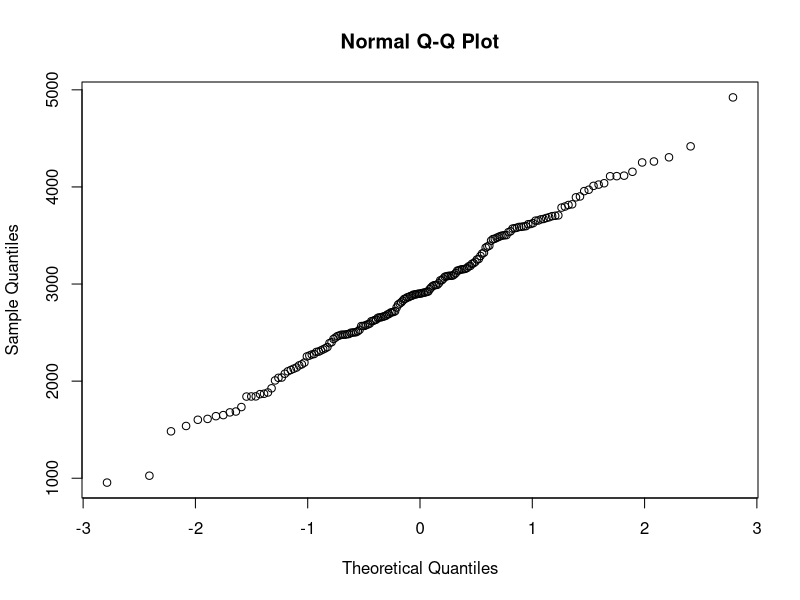
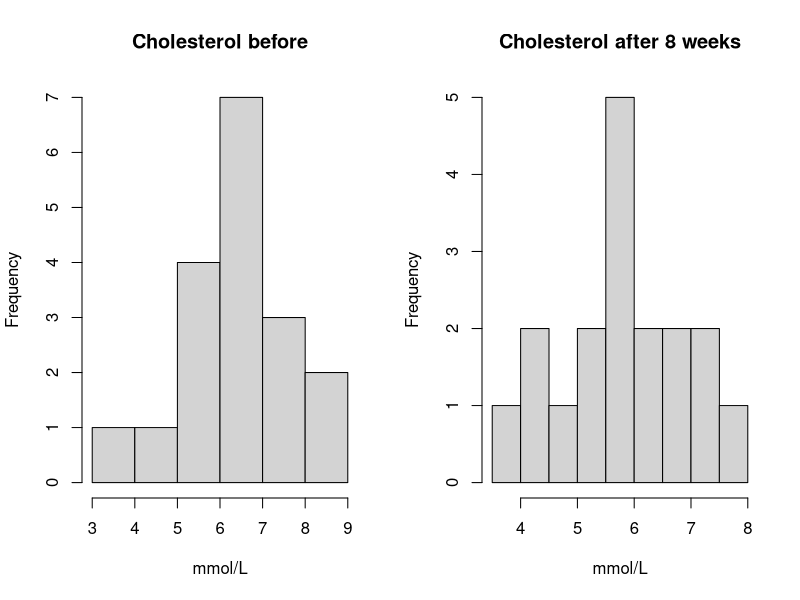
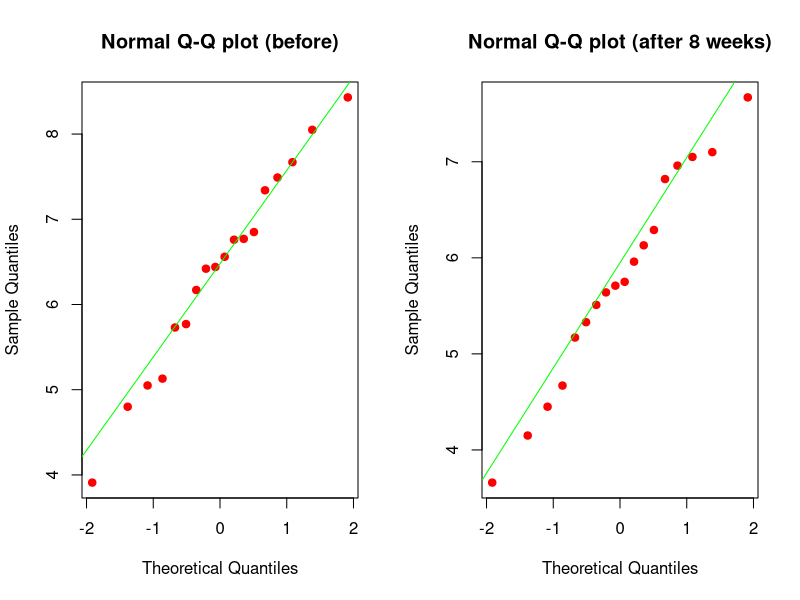
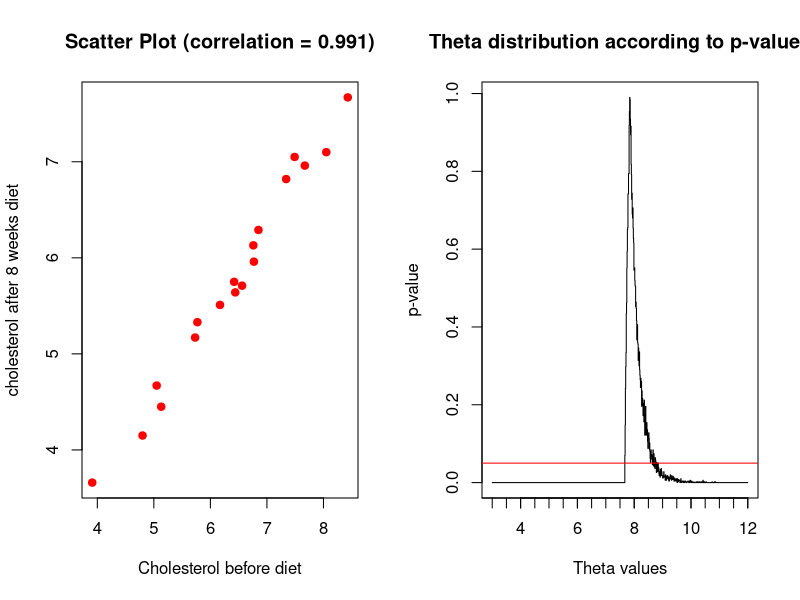
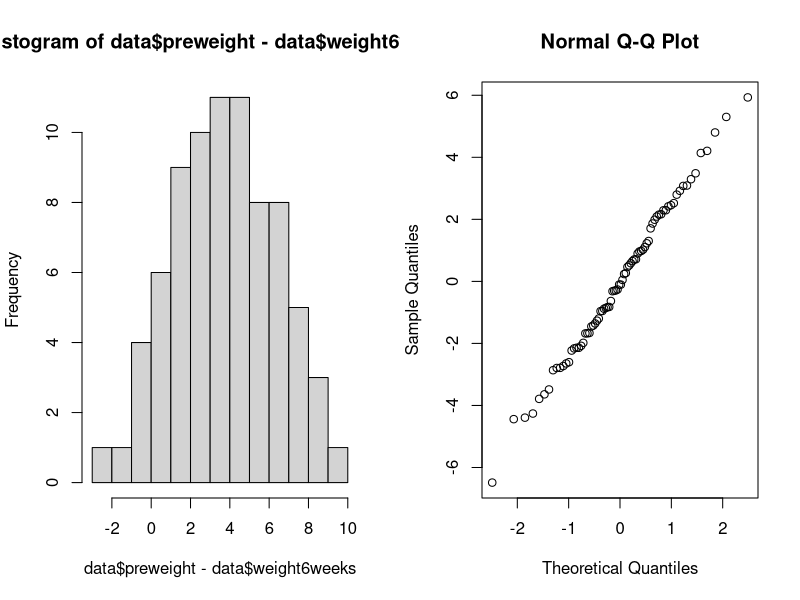
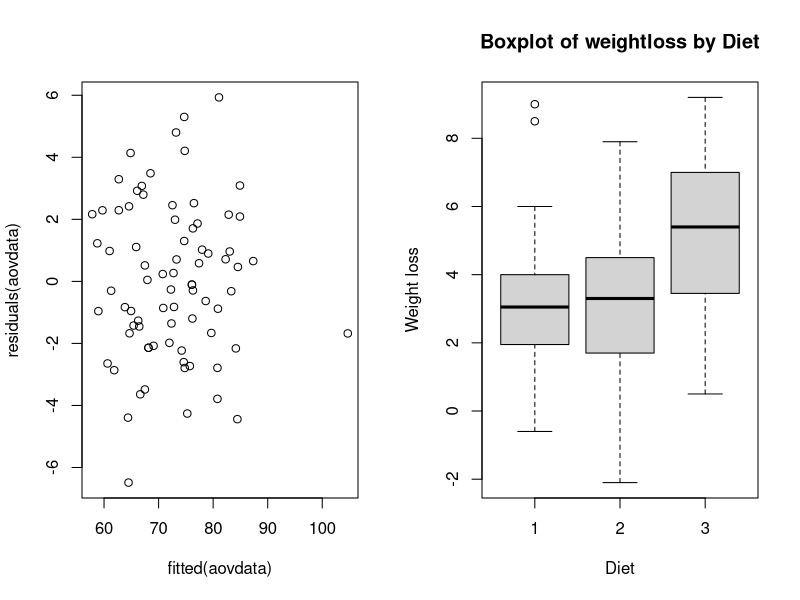
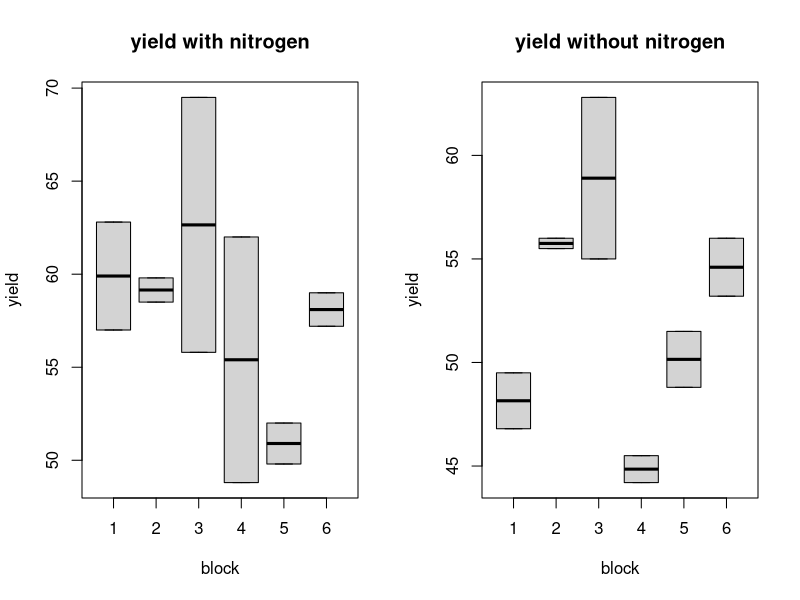
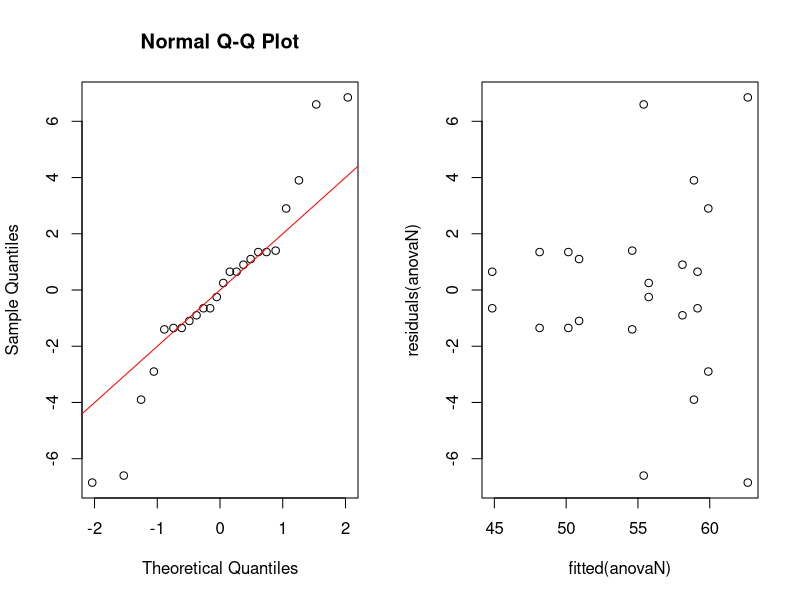

The R script that drew these images, in order:
## ---- chunk 1
knitr::opts_chunk$set(echo = TRUE)
## ---- chunk 2
  options(digits=4)
## ---- chunk 3
  df <- read.csv('Data/birthweight.txt')
  shapiro.test(df$birthweight)[2]
  qqnorm(df$birthweight)
## ---- chunk 4
  options(digits=8)
## ---- chunk 5
  n = nrow(df)
  mu = mean(df$birthweight)
  s = sd(df$birthweight)
  z_98p = 2.05 # value from z score table for 98th percentile
  m = z_98p*s/sqrt(n) # m = 1.96s/sqrt(n)
  bounded_CI = c(mu - m, mu + m); bounded_CI #bounded 96% CI for mu
## ---- chunk 6
  options(digits=6)
## ---- chunk 7
get_m = function(n) {
  s = sd(df$birthweight)
  z_98p = 2.05 # value from z score table for 98th percentile
  m = z_98p*s/sqrt(n)
  
  return(m)
}

for (sample_size in 1:1000) {
  lower_bound = mu - get_m(sample_size)
  upper_bound = mu + get_m(sample_size)
  CI_length = upper_bound - lower_bound
  if (CI_length <= 100) {
    break
  }
}
sample_size

# bootstrap 96%-CI:
B = 1000
Tstar = 1:B
for (i in 1:B){
  Xstar = sample(df$birthweight, replace=TRUE)
  Tstar[i] = mean(Xstar)
}
Tstar20 = quantile(Tstar, 0.020)
Tstar980 = quantile(Tstar, 0.980)
sum(Tstar<Tstar20)
## ---- chunk 8
  options(digits=8)
bootstrap_CI = c(2*mu-Tstar980,2*mu-Tstar20)
bootstrap_CI
## ---- chunk 9
# H0 mean <= 2800
t.test(df$birthweight, mu=2800, alt="g")
## ---- chunk 10
  options(digits=4)
## ---- chunk 11
# sign test
p_value = binom.test(sum(df$birthweight > 2800), length(df$birthweight), alt='g')[3]
## ---- chunk 12
sprintf(p_value, fmt = '%#.4f') 
## ---- chunk 13
B = 1000
psign = numeric(B)
pttest = numeric(B)
n = 50
for(i in 1:B) {
  x = sample(df$birthweight, n)
  psign[i] = binom.test(sum(x>2800), n, alt='g')[[3]]
  pttest[i] = t.test(x, mu=2800, alt='g')[[3]]
}
power_sign = sum(psign<0.05)/B
power_ttest = sum(pttest<0.05)/B
## ---- chunk 14
  options(digits=6)
## ---- chunk 15
c(power_sign, power_ttest)
## ---- chunk 16
n = 100
p_lower = 0.25
sample_probabilities = numeric(n)
for(i in 1:n){
  x = sample(df$birthweight, n)
  sample_probabilities[i] = sum(x < 2600)/n
}
s = sd(sample_probabilities)
p_estimate = mean(sample_probabilities)
m = p_estimate - p_lower
p_upper = p_estimate + m
c(p_lower, p_estimate, p_upper)
## ---- chunk 17
p_val = numeric(100)
for(i in 1:100) {
  males_u2600 = 34
  females_u2600 = 28
  males_a2600 = 61
  females_a2600 = 65
  under_2600 = df$birthweight[df$birthweight < 2600]
  above_2600 = df$birthweight[df$birthweight > 2600]
  under_2600
  samples_males_u2600_i = sample(1:length(under_2600), males_u2600)
  samples_males_u2600 = under_2600[samples_males_u2600_i]
  samples_females_u2600 = under_2600[-samples_males_u2600_i]
  samples_males_a2600_i = sample(1:length(above_2600), males_a2600)
  samples_males_a2600 = above_2600[samples_males_a2600_i]
  samples_females_a2600 = above_2600[-samples_males_a2600_i]
  
  samples_males = c(samples_males_a2600, samples_males_u2600)
  samples_females = c(samples_females_a2600, samples_females_u2600)
  p_val[i] = t.test(samples_males, samples_females)[[3]]
}
## ---- chunk 18
  options(digits=4)
## ---- chunk 19
mean(p_val)
## ---- chunk 20
df = read.csv('Data/cholesterol.txt', header = TRUE, sep = "")
par(mfrow=c(1,2))
hist(df$Before, main = 'Cholesterol before', xlab = 'mmol/L')
hist(df$After8weeks, main = 'Cholesterol after 8 weeks', xlab = 'mmol/L')
## ---- chunk 21
par(mfrow=c(1,2))
qqnorm(df$Before, col='red', pch=19, main="Normal Q-Q plot (before)")
qqline(df$Before, col='green')
qqnorm(df$After8weeks, col='red', pch=19, main="Normal Q-Q plot (after 8 weeks)")
qqline(df$After8weeks, col='green')
## ---- chunk 22
plot(df$Before, df$After8weeks, xlab = "Cholesterol before diet",
     ylab = "cholesterol after 8 weeks diet",
     main = paste("Scatter Plot (correlation = ", round(cor(df$Before,df$After8weeks), 3),
                  collapes=")", sep=""), col='red',pch = 19)
## ---- chunk 23
ttest = t.test(df$Before, df$After8weeks, alt='g', paired=TRUE)
print(paste("p-value of two-paired t-test: ",round(ttest$p.value,3)))
wilcox_test = wilcox.test(df$Before, df$After8weeks, alt='g',paired = TRUE)
print(paste("p-value of two-paired Wilcoxon signed rank test: ",round(wilcox_test$p.value,3)))
## ---- chunk 24
sample_maxs <- c()
n = 1000
for (i in 1:n){
  sample_maxs[i] = max(sample(df$After8weeks, nrow(df), replace=TRUE))
}
estimated_upper_limit = mean(sample_maxs)
cat("Estimated Theta:", estimated_upper_limit, "\n") 
cat("Confidence interval:", quantile(sample_maxs, probs=c(0.025,0.975 )))
## ---- chunk 25

theta = 3.00; t=max(df$After8weeks); counter = 1;B=1000;
tstar=numeric(B); p_values = c(); thetas = c();
while (theta <= 12) {
  for (i in 1:B){
    xstar = runif(n=nrow(df), min=3, max=theta)
    tstar[i]=max(xstar)
    }
  p_left=sum(tstar<t)/B; p_right=sum(tstar>t)/B;
  p_values[counter]= 2*min(p_left,p_right)
  thetas[counter] = theta
  counter = counter + 1
  theta = theta + 0.01 #increment theta by  0.01
}
plot(x=thetas, y = p_values, type = "S", xlab = "Theta values", ylab="p-value", main = "Theta distribution according to p-values")
axis(1,at=seq(0,12,0.5),labels=NA)
abline(a=0.05,b=0, col='red')

df_theta = data.frame(thetas,p_values)
df_theta = dplyr::filter(df_theta, p_values > 0.05)
interval <- c(min(df_theta$theta), max(df_theta$theta))

print(interval)

## ---- chunk 26
binom.test(sum(df$After8weeks > 6), nrow(df), alt='g')

binom.test(sum(df$After8weeks > 4.5), nrow(df), alt='g', p=0.25)
## ---- chunk 27
library(dplyr)
library(multcomp)

data <- read.csv("Data/diet.txt",header = TRUE, sep = "")
## ---- chunk 28
# Test the assumptions
hist(data$preweight - data$weight6weeks, breaks=10)

# Test normality of the data
aovdata = lm(preweight~weight6weeks, data=data)

qqnorm(residuals(aovdata))
plot(fitted(aovdata),residuals(aovdata))

# Conduct a t-test to test the claim that diet affects weight loss
# p-value is small so we can reject H0 claiming that mean difference is zero.
t.test(data$preweight, data$weight6weeks, paired=TRUE)
## ---- chunk 29
# - If normality assumption is not met, Kruskal-wallis can be used
model_b <- aov(preweight - weight6weeks ~ diet, data=data)
summary(model_b)

# Which diet was the best for losing weight? 
boxplot((preweight-weight6weeks) ~ diet, data = data, xlab = "Diet", ylab = "Weight loss", main = "Boxplot of weightloss by Diet")
## ---- chunk 30
# Fit a two-way ANOVA model
data$gender = as.factor(data$gender)
data$diet =  as.factor(data$diet)

model_c <- lm(preweight - weight6weeks ~ diet * gender, data = data)
anova(model_c)

## ---- chunk 31
diet_1 = filter(data, diet==1) 
diet_2 = filter(data, diet==2) 
diet_3 = filter(data, diet==3)

avg_loss_diet_1 = mean(diet_1$preweight) - mean(diet_1$weight6weeks)
avg_loss_diet_2 = mean(diet_2$preweight) - mean(diet_2$weight6weeks)
avg_loss_diet_3 = mean(diet_3$preweight) - mean(diet_3$weight6weeks)

diet_1_predicted = mean(diet_1$preweight) - avg_loss_diet_1; diet_1_predicted
diet_2_predicted = mean(diet_2$preweight) - avg_loss_diet_2; diet_2_predicted
diet_3_predicted = mean(diet_3$preweight) - avg_loss_diet_3; diet_3_predicted
## ---- chunk 32
I=6; J=3; N=2
rbind(rep(1:I,each=N*J),rep(1:J,N*I),sample(1:(N*I*J)))

#I think this is correct:
I=3; B=6; N=2
for (i in 1:B) print(sample(1:(N*I)))
#interpretation: rows correspond to blocks, columns correspond 2 repretitions of fertilizers (N,P,K,N,P,K), cells experimental units.

#For block 1 assign unit 3 to treatment 1, unit 1 to treatment 2, etc., for block
#2 assign unit 4 to treatment 1, unit 3 to treatment 2, etc.

## ---- chunk 33
df = MASS::npk
df_nitrogen = dplyr::filter(df, N == 1)
df_no_nitrogen =  dplyr::filter(df, N == 0)
par(mfrow=c(1,2))
boxplot(yield ~ block, data=df_nitrogen, main="yield with nitrogen"); boxplot(yield ~ block, data=df_no_nitrogen, main='yield without nitrogen')
## ---- chunk 34
df$block = as.factor(df$block)
df$N = as.factor(df$N)
anovaN = lm(yield ~ block * N,data=df);anova(anovaN)

par(mfrow=c(1,2))
qqnorm(residuals(anovaN));qqline(residuals(anovaN),col='red') ;plot(fitted(anovaN),residuals(anovaN))


## ---- chunk 35
additive_model = lm(yield ~ block + N,data=df);anova(additive_model)

## ---- chunk 36
par(mfrow=c(1,2))
interaction.plot(df$block,df$N,df$yield, trace.label='Nitrogen',xlab='block',ylab='yield')
interaction.plot(df$N, df$block, df$yield, trace.label='Block', xlab='nitrogen', ylab='yield')
## ---- chunk 37
df$K = as.factor(df$K)
df$P = as.factor(df$P)
model_a = lm(yield ~ N + P + block*K, data=df); anova(model_a)
model_b = lm(yield ~ N + K + block*P, data=df); anova(model_b)
model_c = lm(yield ~ N + K + P + block, data=df); anova(model_c)
